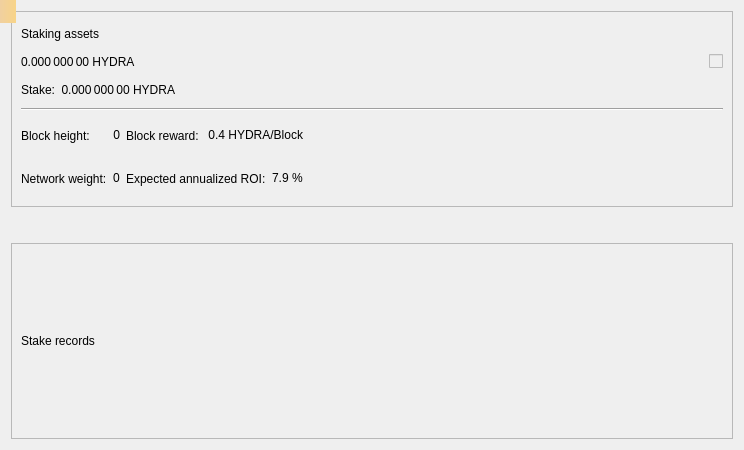
<?xml version="1.0" encoding="UTF-8"?>
<ui version="4.0">
    <class>StakePage</class>
    <widget class="QWidget" name="StakePage">
        <property name="geometry">
            <rect>
                <x>0</x>
                <y>0</y>
                <width>744</width>
                <height>450</height>
            </rect>
        </property>
        <property name="windowTitle">
            <string>Form</string>
        </property>
        <layout class="QVBoxLayout" name="verticalLayout_3">
            <item>
                <widget class="QFrame" name="frameStakeInfo">
                    <property name="frameShape">
                        <enum>QFrame::StyledPanel</enum>
                    </property>
                    <property name="frameShadow">
                        <enum>QFrame::Raised</enum>
                    </property>
                    <layout class="QVBoxLayout" name="verticalLayout">
                        <item>
                            <layout class="QGridLayout" name="gridLayout_2">
                                <item row="0" column="0">
                                    <widget class="QLabel" name="labelAssetsText">
                                        <property name="text">
                                            <string>Staking assets</string>
                                        </property>
                                    </widget>
                                </item>
                                <item row="1" column="0">
                                    <widget class="QLabel" name="labelAssets">
                                        <property name="font">
                                            <font>
                                                <weight>50</weight>
                                                <bold>false</bold>
                                            </font>
                                        </property>
                                        <property name="cursor">
                                            <cursorShape>IBeamCursor</cursorShape>
                                        </property>
                                        <property name="toolTip">
                                            <string>Your current spendable balance</string>
                                        </property>
                                        <property name="text">
                                            <string notr="true">0.000 000 00 HYDRA</string>
                                        </property>
                                        <property name="textInteractionFlags">
                                            <set>Qt::LinksAccessibleByMouse|Qt::TextSelectableByKeyboard|Qt::TextSelectableByMouse</set>
                                        </property>
                                    </widget>
                                </item>
                                <item row="1" column="1">
                                    <spacer name="horizontalSpacer_2">
                                        <property name="orientation">
                                            <enum>Qt::Horizontal</enum>
                                        </property>
                                        <property name="sizeHint" stdset="0">
                                            <size>
                                                <width>40</width>
                                                <height>20</height>
                                            </size>
                                        </property>
                                    </spacer>
                                </item>
                                <item row="1" column="2">
                                    <widget class="QSwitchControl" name="checkStake">
                                        <property name="enabled">
                                            <bool>false</bool>
                                        </property>
                                    </widget>
                                </item>
                                <item row="2" column="0">
                                    <layout class="QHBoxLayout" name="horizontalLayout_5">
                                        <item>
                                            <widget class="QLabel" name="labelStakeText">
                                                <property name="text">
                                                    <string>Stake:</string>
                                                </property>
                                            </widget>
                                        </item>
                                        <item>
                                            <widget class="QLabel" name="labelStake">
                                                <property name="font">
                                                    <font>
                                                        <weight>50</weight>
                                                        <bold>false</bold>
                                                    </font>
                                                </property>
                                                <property name="text">
                                                    <string>0.000 000 00 HYDRA</string>
                                                </property>
                                                <property name="alignment">
                                                    <set>Qt::AlignRight|Qt::AlignTrailing|Qt::AlignVCenter</set>
                                                </property>
                                                <property name="textInteractionFlags">
                                                    <set>Qt::LinksAccessibleByMouse|Qt::TextSelectableByKeyboard|Qt::TextSelectableByMouse</set>
                                                </property>
                                            </widget>
                                        </item>
                                    </layout>
                                </item>
                            </layout>
                        </item>
                        <item>
                            <widget class="Line" name="hLine">
                                <property name="orientation">
                                    <enum>Qt::Horizontal</enum>
                                </property>
                            </widget>
                        </item>
                        <item>
                            <layout class="QGridLayout" name="gridLayout">
                                <item row="0" column="0">
                                    <layout class="QHBoxLayout" name="horizontalLayout">
                                        <item>
                                            <widget class="QLabel" name="labelHeightText">
                                                <property name="text">
                                                    <string>Block height:</string>
                                                </property>
                                            </widget>
                                        </item>
                                        <item>
                                            <widget class="QLabel" name="labelHeight">
                                                <property name="text">
                                                    <string>0</string>
                                                </property>
                                                <property name="alignment">
                                                    <set>Qt::AlignRight|Qt::AlignTrailing|Qt::AlignVCenter</set>
                                                </property>
                                                <property name="textInteractionFlags">
                                                    <set>Qt::LinksAccessibleByMouse|Qt::TextSelectableByKeyboard|Qt::TextSelectableByMouse</set>
                                                </property>
                                            </widget>
                                        </item>
                                    </layout>
                                </item>
                                <item row="0" column="1">
                                    <layout class="QHBoxLayout" name="horizontalLayout_3">
                                        <item>
                                            <widget class="QLabel" name="labelRewardText">
                                                <property name="text">
                                                    <string>Block reward:</string>
                                                </property>
                                            </widget>
                                        </item>
                                        <item>
                                            <widget class="QLabel" name="labelReward">
                                                <property name="text">
                                                    <string>0.4 HYDRA/Block</string>
                                                </property>
                                                <property name="alignment">
                                                    <set>Qt::AlignRight|Qt::AlignTrailing|Qt::AlignVCenter</set>
                                                </property>
                                                <property name="textInteractionFlags">
                                                    <set>Qt::LinksAccessibleByMouse|Qt::TextSelectableByKeyboard|Qt::TextSelectableByMouse</set>
                                                </property>
                                            </widget>
                                        </item>
                                    </layout>
                                </item>
                                <item row="0" column="2" rowspan="2">
                                    <spacer name="horizontalSpacer">
                                        <property name="orientation">
                                            <enum>Qt::Horizontal</enum>
                                        </property>
                                        <property name="sizeHint" stdset="0">
                                            <size>
                                                <width>40</width>
                                                <height>20</height>
                                            </size>
                                        </property>
                                    </spacer>
                                </item>
                                <item row="1" column="0">
                                    <layout class="QHBoxLayout" name="horizontalLayout_2">
                                        <item>
                                            <widget class="QLabel" name="labelWeightText">
                                                <property name="text">
                                                    <string>Network weight:</string>
                                                </property>
                                            </widget>
                                        </item>
                                        <item>
                                            <widget class="QLabel" name="labelWeight">
                                                <property name="text">
                                                    <string>0</string>
                                                </property>
                                                <property name="textInteractionFlags">
                                                    <set>Qt::LinksAccessibleByMouse|Qt::TextSelectableByKeyboard|Qt::TextSelectableByMouse</set>
                                                </property>
                                            </widget>
                                        </item>
                                    </layout>
                                </item>
                                <item row="1" column="1">
                                    <layout class="QHBoxLayout" name="horizontalLayout_4">
                                        <item>
                                            <widget class="QLabel" name="labelROIText">
                                                <property name="text">
                                                    <string>Expected annualized ROI:</string>
                                                </property>
                                            </widget>
                                        </item>
                                        <item>
                                            <widget class="QLabel" name="labelROI">
                                                <property name="text">
                                                    <string>7.9 %</string>
                                                </property>
                                                <property name="textInteractionFlags">
                                                    <set>Qt::LinksAccessibleByMouse|Qt::TextSelectableByKeyboard|Qt::TextSelectableByMouse</set>
                                                </property>
                                            </widget>
                                        </item>
                                    </layout>
                                </item>
                            </layout>
                        </item>
                    </layout>
                </widget>
            </item>
            <item>
                <spacer name="verticalSpacer">
                    <property name="orientation">
                        <enum>Qt::Vertical</enum>
                    </property>
                    <property name="sizeType">
                        <enum>QSizePolicy::Fixed</enum>
                    </property>
                    <property name="sizeHint" stdset="0">
                        <size>
                            <width>20</width>
                            <height>30</height>
                        </size>
                    </property>
                </spacer>
            </item>
            <item>
                <widget class="QFrame" name="frameStakeRecords">
                    <property name="frameShape">
                        <enum>QFrame::StyledPanel</enum>
                    </property>
                    <property name="frameShadow">
                        <enum>QFrame::Raised</enum>
                    </property>
                    <layout class="QVBoxLayout" name="verticalLayout_2">
                        <item>
                            <widget class="QLabel" name="labelRecordsText">
                                <property name="text">
                                    <string>Stake records</string>
                                </property>
                            </widget>
                        </item>
                    </layout>
                </widget>
            </item>
        </layout>
        <widget class="QLabel" name="labelAlerts">
            <property name="geometry">
                <rect>
                    <x>0</x>
                    <y>0</y>
                    <width>16</width>
                    <height>23</height>
                </rect>
            </property>
            <property name="visible">
                <bool>false</bool>
            </property>
            <property name="styleSheet">
                <string notr="true">QLabel { background-color: qlineargradient(x1: 0, y1: 0, x2: 1, y2: 0, stop:0 #F0D0A0, stop:1 #F8D488); color:#000000; }</string>
            </property>
            <property name="wordWrap">
                <bool>true</bool>
            </property>
            <property name="margin">
                <number>3</number>
            </property>
            <property name="textInteractionFlags">
                <set>Qt::TextSelectableByMouse</set>
            </property>
        </widget>
    </widget>
    <customwidgets>
        <customwidget>
            <class>QSwitchControl</class>
            <extends>QCheckBox</extends>
            <header>qt/qswitchcontrol.h</header>
        </customwidget>
    </customwidgets>
    <resources/>
    <connections/>
</ui>
